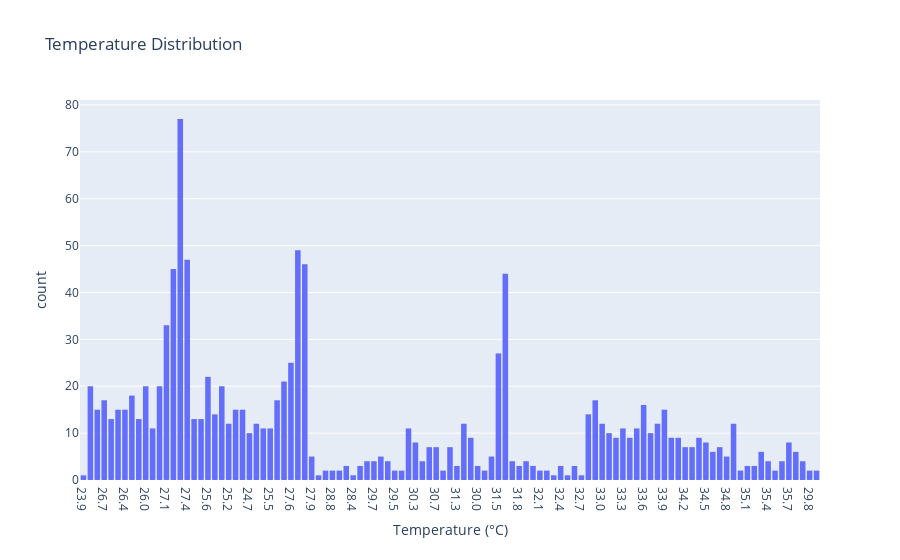
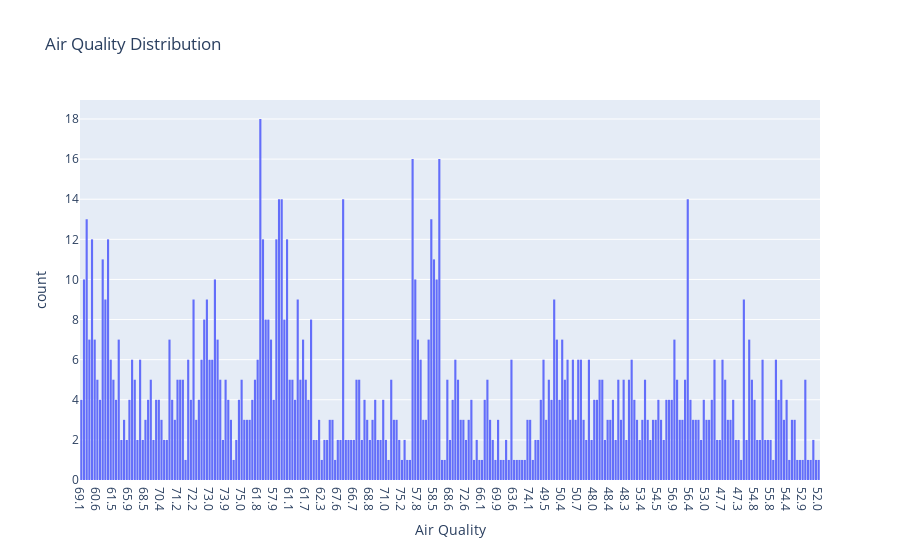
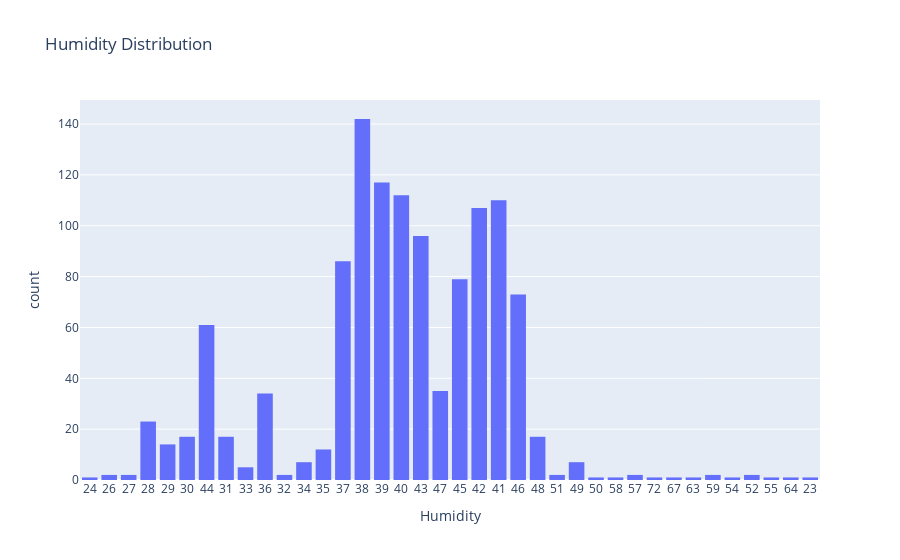

The code cell stored with these charts, in order, in its notebook:
### Code cell
import plotly.express as px

# Temperature Distribution
fig_temp = px.histogram(df, x='Temperature (°C)', nbins=20, title='Temperature Distribution')
fig_temp.show()

# Air Quality Distribution
fig_air_quality = px.histogram(df, x='Air Quality', nbins=20, title='Air Quality Distribution')
fig_air_quality.show()

# Humidity Distribution
fig_humidity = px.histogram(df, x='Humidity', nbins=20, title='Humidity Distribution')
fig_humidity.show()

### Figure 1 — Plotly figure (JSON) as saved in the notebook; plotly's stock layout.template omitted (floating-point values rounded to 4 significant figures; data arrays with more than 128 entries replaced by an {"elided": "..."} marker saying what was removed)
{"data": [{"alignmentgroup": "True", "bingroup": "x", "hovertemplate": "Temperature (°C)=%{x}<br>count=%{y}<extra></extra>", "legendgroup": "", "marker": {"color": "#636efa", "pattern": {"shape": ""}}, "name": "", "nbinsx": 20, "offsetgroup": "", "orientation": "v", "showlegend": false, "type": "histogram", "x": {"elided": "1195 str values"}, "xaxis": "x", "yaxis": "y"}], "layout": {"barmode": "relative", "legend": {"tracegroupgap": 0}, "title": {"text": "Temperature Distribution"}, "xaxis": {"anchor": "y", "domain": [0, 1], "title": {"text": "Temperature (°C)"}}, "yaxis": {"anchor": "x", "domain": [0, 1], "title": {"text": "count"}}}}

### Figure 2 — Plotly figure (JSON) as saved in the notebook; plotly's stock layout.template omitted (floating-point values rounded to 4 significant figures; data arrays with more than 128 entries replaced by an {"elided": "..."} marker saying what was removed)
{"data": [{"alignmentgroup": "True", "bingroup": "x", "hovertemplate": "Air Quality=%{x}<br>count=%{y}<extra></extra>", "legendgroup": "", "marker": {"color": "#636efa", "pattern": {"shape": ""}}, "name": "", "nbinsx": 20, "offsetgroup": "", "orientation": "v", "showlegend": false, "type": "histogram", "x": {"elided": "1195 str values"}, "xaxis": "x", "yaxis": "y"}], "layout": {"barmode": "relative", "legend": {"tracegroupgap": 0}, "title": {"text": "Air Quality Distribution"}, "xaxis": {"anchor": "y", "domain": [0, 1], "title": {"text": "Air Quality"}}, "yaxis": {"anchor": "x", "domain": [0, 1], "title": {"text": "count"}}}}

### Figure 3 — Plotly figure (JSON) as saved in the notebook; plotly's stock layout.template omitted (floating-point values rounded to 4 significant figures; data arrays with more than 128 entries replaced by an {"elided": "..."} marker saying what was removed)
{"data": [{"alignmentgroup": "True", "bingroup": "x", "hovertemplate": "Humidity=%{x}<br>count=%{y}<extra></extra>", "legendgroup": "", "marker": {"color": "#636efa", "pattern": {"shape": ""}}, "name": "", "nbinsx": 20, "offsetgroup": "", "orientation": "v", "showlegend": false, "type": "histogram", "x": {"elided": "1195 str values"}, "xaxis": "x", "yaxis": "y"}], "layout": {"barmode": "relative", "legend": {"tracegroupgap": 0}, "title": {"text": "Humidity Distribution"}, "xaxis": {"anchor": "y", "domain": [0, 1], "title": {"text": "Humidity"}}, "yaxis": {"anchor": "x", "domain": [0, 1], "title": {"text": "count"}}}}
